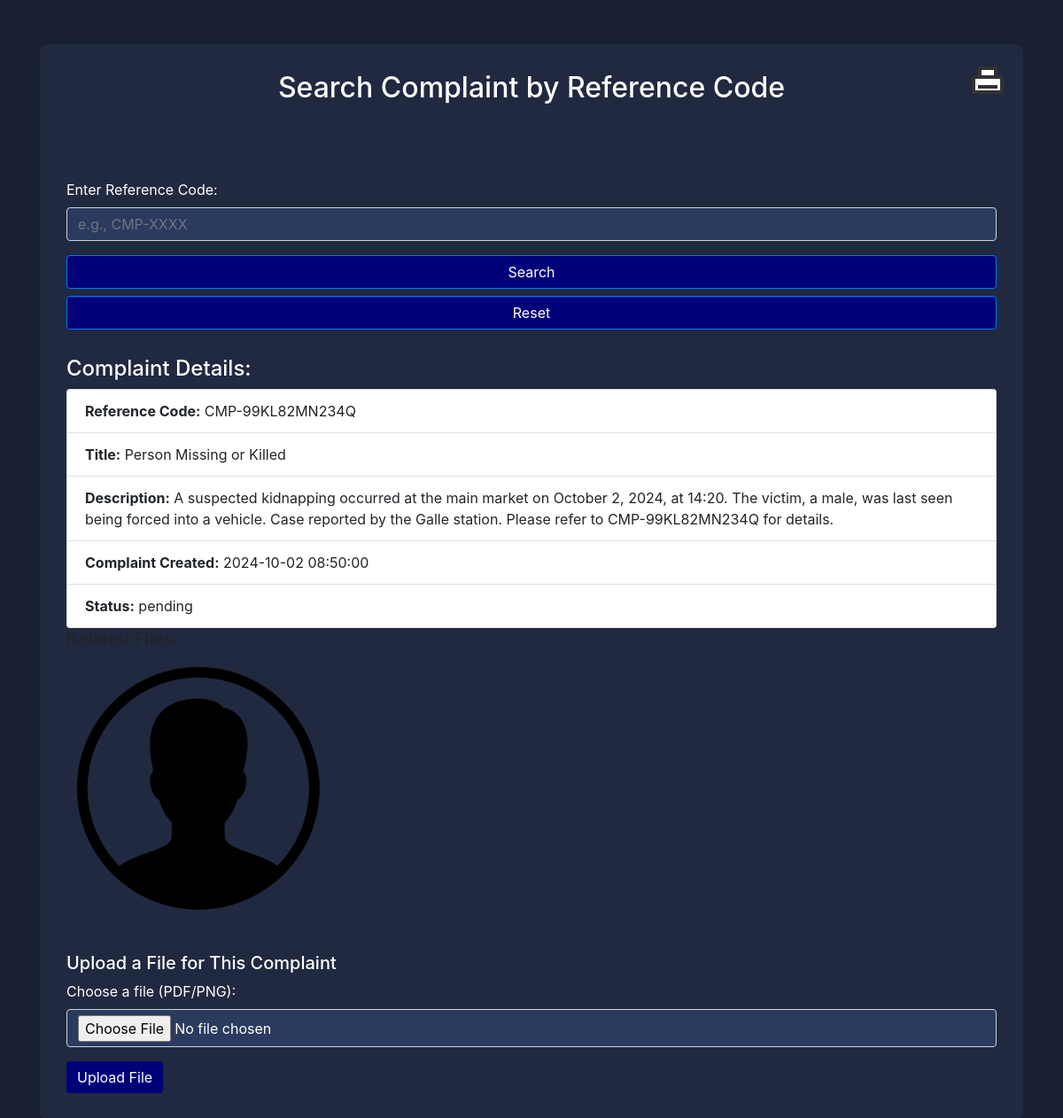
Page /dashboard/search.php?ref_code=CMP-99KL82MN234Q on the committed database.
### tables this page shows
CREATE TABLE `complaints` (
  `id` bigint(20) UNSIGNED NOT NULL,
  `subject` varchar(100) NOT NULL,
  `description` varchar(1000) NOT NULL,
  `dept_id` varchar(6) NOT NULL,
  `user_id` bigint(20) UNSIGNED NOT NULL,
  `status` enum('pending','approved','rejected','fixed') NOT NULL DEFAULT 'pending',
  `created_at` timestamp NULL DEFAULT NULL,
  `phone_number` varchar(15) DEFAULT NULL,
  `station_name` varchar(100) DEFAULT NULL,
  `gender` varchar(10) DEFAULT NULL,
  `address` varchar(200) DEFAULT NULL,
  `ref_code` varchar(20) NOT NULL,
  `file_path` varchar(255) DEFAULT NULL
);

### dashboard/search.php (the view, shortened to what this page needs)
<?php
include('../config/db.php');
$complaint = null;
$error = "";
$file_dir = null;
if (isset($_GET['ref_code'])) {
    $ref_code = mysqli_real_escape_string($conn, $_GET['ref_code']);
    $sql = "SELECT * FROM complaints WHERE ref_code = '$ref_code' LIMIT 1";
    $result = mysqli_query($conn, $sql);
    if (mysqli_num_rows($result) > 0) {
        $complaint = mysqli_fetch_assoc($result);
        $file_dir = 'uploads/' . $complaint['ref_code'] . '/';
    } else {
        $error = "No complaint found with reference code: " . $ref_code;
    }
}
?>
<!DOCTYPE html>
<html lang="en">
<head>
    <link href="https://stackpath.bootstrapcdn.com/bootstrap/4.5.2/css/bootstrap.min.css" rel="stylesheet">
</head>
<body>
    <div class="container">
        <div class="search-container">
            <h2 class="text-center mb-4" style="color: #fff;">Search Complaint by Reference Code</h2>
            <div class="prt">
                <button class="print-button" onclick="printSelectedArea()"><span class="print-icon"></span></button>
            </div>
            <form method="GET" action="search.php" class="search-form">
                <div class="form-group">
                    <label for="ref_code" style="color:#fff" ;>Enter Reference Code:</label>
                    <input type="text" class="form-control" name="ref_code" id="ref_code" placeholder="e.g., CMP-XXXX" required style="background-color: #2b3a5f;">
                </div>
                <button type="submit" class="btn btn-primary btn-block" style="background:#000078;">Search</button>
                <button type="reset" class="btn btn-primary btn-block" onclick="resetAndCleanURL()" style="background:#000078;">Reset</button>
            </form>
            <?php if ($complaint): ?>
                <div class="complaint-details " id="details">
                    <div class="printable-section">
                        <h4 style="color: #fff;">Complaint Details:</h4>
                        <ul class="list-group">
                            <li class="list-group-item"><strong>Reference Code:</strong> <?php echo $complaint['ref_code']; ?></li>
                            <li class="list-group-item"><strong>Title:</strong> <?php echo $complaint['subject']; ?></li>
                            <li class="list-group-item"><strong>Description:</strong> <?php echo $complaint['description']; ?></li>
                            <li class="list-group-item"><strong>Complaint Created:</strong> <?php echo $complaint['created_at']; ?></li>
                            <li class="list-group-item"><strong>Status:</strong> <?php echo $complaint['status']; ?></li>
                        </ul>
                        <?php if (is_dir($file_dir)): ?>
                            <div class="file-display">
                                <h5>Related Files:</h5>
                                <?php
                                $files = scandir($file_dir);
                                foreach ($files as $file) {
                                    if ($file !== '.' && $file !== '..') {
                                        $file_path = $file_dir . $file;
                                        $file_ext = strtolower(pathinfo($file_path, PATHINFO_EXTENSION));
                                        if ($file_ext === 'pdf') {
                                            echo '<iframe src="' . $file_path . '"></iframe>';
                                        }
                                        elseif (in_array($file_ext, ['png', 'jpg', 'jpeg'])) {
                                            echo '<img src="' . $file_path . '" alt="Complaint Image">';
                                        }
                                        else {
                                            echo '<a href="' . $file_path . '" download>Download ' . $file . '</a>';
                                        }
                                    }
                                }
                                ?>
                            </div>
                        <?php else: ?>
                            <p class="text-warning" style="color:#fff;">No files related to this complaint.</p>
                        <?php endif; ?>
                    </div>
                    <h5 class="mt-4" style="color:#fff;">Upload a File for This Complaint</h5>
                    <form method="POST" action="search.php" enctype="multipart/form-data">
                        <div class="form-group" style="color:#fff;">
                            <label for="file">Choose a file (PDF/PNG):</label>
                            <input type="file" class="form-control" id="file" name="file" accept=".pdf,.png" required style="background-color: #2b3a5f; padding-bottom:35px; color:#fff">
                        </div>
                        <button type="submit" class="btn btn-success" name="submit" style="background-color:#000078; border:#fff; ">Upload File</button>
                    </form>
                </div>
            <?php elseif ($error): ?>
                <p class="no-results text-center"><?php echo $error; ?></p>
            <?php endif; ?>
        </div>
    </div>
</body>
</html>

### dashboard/search.php (style rules this page uses)
body { background-color: #1a2035; }
.container { margin-top: 50px; }
.search-container { background-color: #202940; padding: 30px; border-radius: 8px; box-shadow: 0px 4px 12px rgba(0, 0, 0, 0.1); }
.search-form { margin-bottom: 20px; }
.complaint-details { margin-top: 30px; }
.file-display img { max-width: 300px; height: auto; margin-right: 10px; margin-bottom: 10px; }
button.print-button { width: 60px; height: 60px; left: 1010px; bottom: 80px; }
span.print-icon, span.print-icon::before, span.print-icon::after, button.print-button:hover .print-icon::after { border: solid 4px #333; }
span.print-icon::after { border-width: 2px; }
button.print-button { position: relative; padding: 0; border: 0; border: none; background: transparent; }
span.print-icon, span.print-icon::before, span.print-icon::after, button.print-button:hover .print-icon::after { box-sizing: border-box; background-color: #fff; }
span.print-icon { position: relative; display: inline-block; padding: 0; margin-top: 20%; width: 60%; height: 35%; background: #fff; border-radius: 20% 20% 0 0; }
span.print-icon::before { content: ""; position: absolute; bottom: 100%; left: 12%; right: 12%; height: 110%; transition: height .2s .15s; }
span.print-icon::after { content: ""; position: absolute; top: 55%; left: 12%; right: 12%; height: 0%; background: #fff; background-repeat: no-repeat; background-size: 70% 90%; background-position: center; background-image: linear-gradient(to top, #fff 0, #fff 14%, #333 14%, #333 28%, #fff 28%, #fff 42%, #333 42%, #333 56%, #fff 56%, #fff 70%, #333 70%, #333 84%, #fff 84%, #fff 100%); transition: height .2s, border-width 0s .2s, width 0s .2s; }

### rows in the picture
complaints: ref_code "CMP-99KL82MN234Q", subject "Person Missing or Killed", description "A suspected kidnapping occurred at the main market on October 2, 2024, at 14:20. The victim, a male, was last seen being forced into a vehicle. Case reported by the Galle station. Please refer to CMP-99KL82MN234Q for details.", created_at "2024-10-02 08:50:00", status "pending", ref_code (picture)
